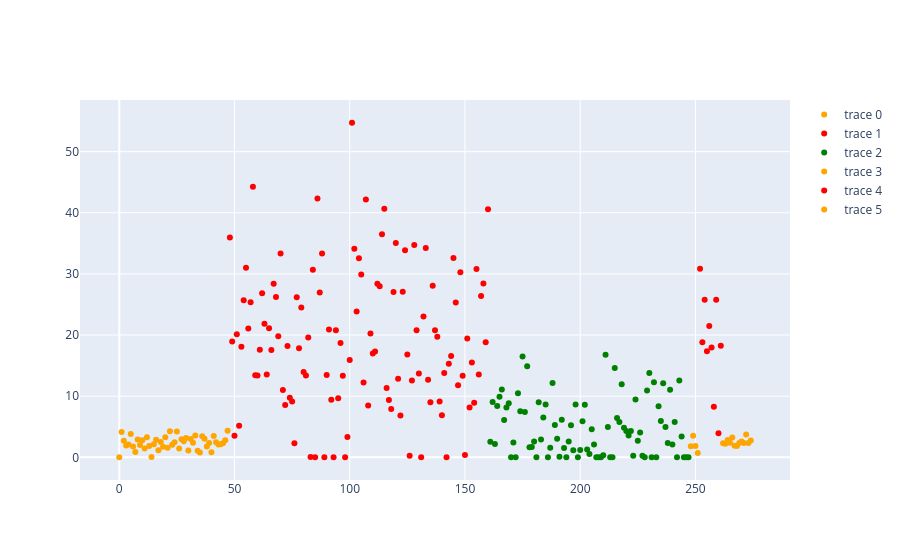

Source (notebook cell):
### Code cell
# We now throw away the information about the generating process, and just keep the observed data.
# And attempt to determine the different states from the observed data.

# Uncomment/Comment the model you would like to use to try to infer the different states from the observed data

#model = FixedThresholdEstimator()
#model = MovingAverageEstimator()
model = HMMGaussianStateEstimator()
model.transmat = np.array([[0.998,0.001,0.001],[0.001,0.998, 0.001],[0.001,0.001,0.998]])

estimator = StateEstimator(model)
estimator.fit(observations, n_states=3)

estimated_states = model.estimate(observations)

graph_colours = {0:"red",
                 1:"orange",
                 2:"green",
                 3:"blue",
                 4:"purple"}
fig = go.Figure()

start = 0
for i, g in itertools.groupby(estimated_states):
    length = len(list(g))
    end = start + length
    fig.add_trace(go.Scatter(x = list(range(start, end)),
                             y = observations[start:end],
                            mode = "markers",
                            line=(dict(color=graph_colours[i]))
                        )
                )

    print("plotted state {0} from {1} to {2}".format(i, start, end))
    start = end

fig.show()
